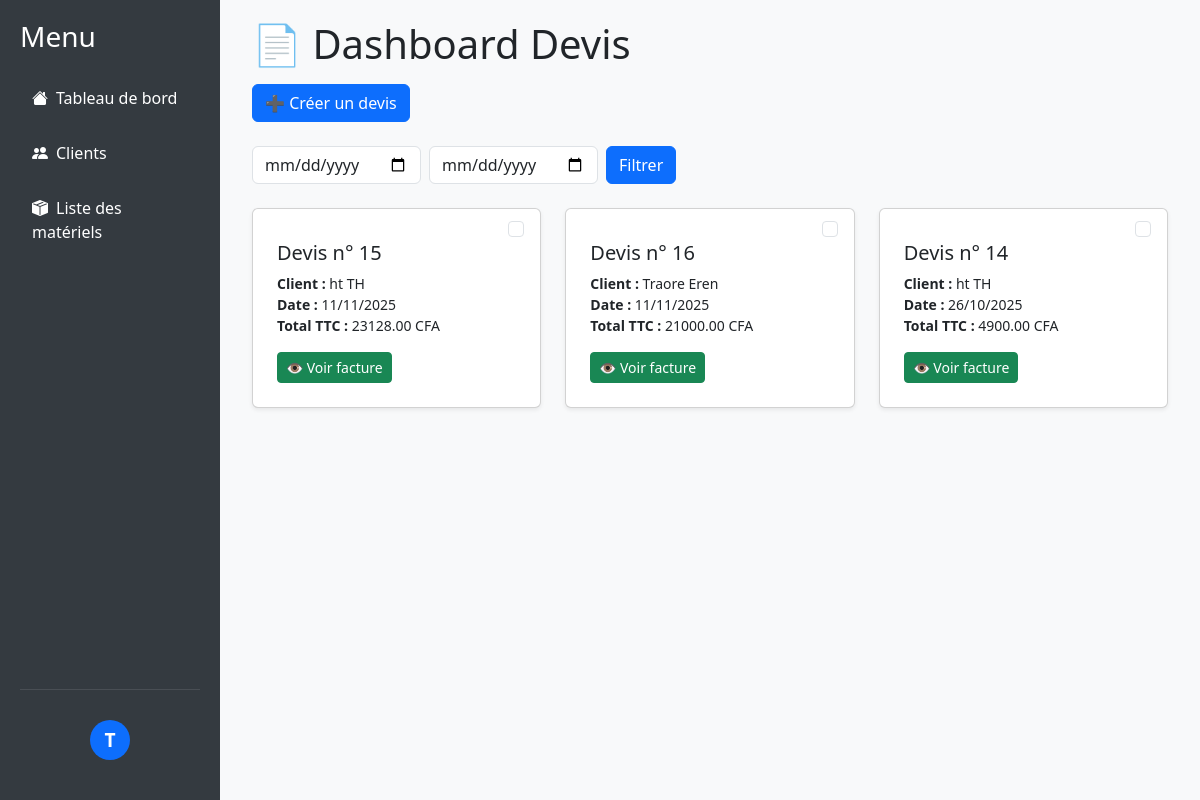
The page / (signed in) on the database its author committed.
### devis_app/models.py (models this page shows, shortened)
class Devis(models.Model):
    utilisateur = models.ForeignKey(User, on_delete=models.CASCADE, related_name="devis", null=True, blank=True)
    point_vente = models.ForeignKey(PointVente, on_delete=models.SET_NULL, null=True, blank=True)
    numero_devis = models.CharField(max_length=20, unique=True, blank=True)
    date_emission = models.DateField(default=now)
    date_validite = models.DateField(default=default_date_validite)
    date_proforma = models.DateField(default=now)
    appliquer_tva = models.BooleanField(default=True)  # <---- Nouveau champ
    REGIME_CHOICES = [
        ('TTC (CFA)', 'TTC (CFA)'),
    ]
    regime_vente = models.CharField(
        max_length=50,
        choices=REGIME_CHOICES,
        default="TTC (CFA)"
    )
    detail_proposition = models.TextField(default='', null=True, blank=True)
    slug = models.SlugField(max_length=100, unique=True, blank=True)
    total_ht = models.DecimalField(max_digits=12, decimal_places=2, default=Decimal('0.00'))
    total_remise = models.DecimalField(max_digits=12, decimal_places=2, default=Decimal('0.00'))
    total_ht_remise = models.DecimalField(max_digits=12, decimal_places=2, default=Decimal('0.00'))
    tva = models.DecimalField(max_digits=5, decimal_places=2, default=Decimal('18.00'))
    total_tva = models.DecimalField(max_digits=12, decimal_places=2, default=Decimal('0.00'))  # <--- Ajouté
    total_ttc = models.DecimalField(max_digits=12, decimal_places=2, default=Decimal('0.00'))
    total_ttc_lettres = models.CharField(max_length=255, blank=True, default='')
    qr_code = models.ImageField(upload_to='qrcodes/', blank=True, null=True)
    client = models.ForeignKey('Client', on_delete=models.SET_NULL, null=True, blank=True, related_name="devis")

class Client(models.Model):
    nom = models.CharField(max_length=100)
    prenom = models.CharField(max_length=100)
    email = models.EmailField()
    telephone = models.CharField(max_length=20, blank=True, null=True)
    adresse = models.CharField(max_length=255, blank=True, null=True)
    date_creation = models.DateTimeField(auto_now_add=True)
    slug = models.SlugField(unique=True, blank=True)
    def __str__(self):
        return f"{self.prenom} {self.nom}"

### devis_app/views.py (the view)
# urls.py: path('', views.dashboard, name='dashboard'),
def dashboard(request):
    date_debut = request.GET.get('date_debut')
    date_fin = request.GET.get('date_fin')
    devis_list = Devis.objects.all().order_by('-date_emission')
    if date_debut and date_fin:
        devis_list = devis_list.filter(
            date_emission__range=[date_debut, date_fin]
        )
    return render(request, 'dashboard.html', {'devis_list': devis_list})

### devis_app/templates/dashboard.html (shortened to what this page needs)
{% extends "base.html" %}
{% block content %}
<div class="container-fluid">
  <div class="d-flex justify-content-between align-items-center mb-3">
      <h1 class="mb-0">📄 Dashboard Devis</h1>
  </div>
  <div class="d-none d-md-flex justify-content-start mb-4 gap-2">
      <a href="{% url 'creer_devis' %}" class="btn btn-primary">➕ Créer un devis</a>
  </div>
  <form method="get" class="row g-2 mb-4">
      <div class="col-12 col-md-auto">
          <input type="date" name="date_debut" class="form-control" placeholder="Date début">
      </div>
      <div class="col-12 col-md-auto">
          <input type="date" name="date_fin" class="form-control" placeholder="Date fin">
      </div>
      <div class="col-12 col-md-auto">
          <button type="submit" class="btn btn-primary w-100">Filtrer</button>
      </div>
  </form>
  <div class="row" id="devisContainer">
      {% for devis in devis_list %}
      <div class="col-12 col-sm-6 col-md-4 mb-3 devis-card" data-id="{{ devis.id }}">
          <div class="card card-devis shadow-sm position-relative p-2">
              <div class="form-check position-absolute top-0 end-0 m-2">
                  <input type="checkbox" name="devis_ids" value="{{ devis.id }}" class="form-check-input check-devis" id="devis{{ devis.id }}">
              </div>
              <div class="card-body mt-2">
                  <h2 class="card-title fs-5">Devis n° {{ devis.id }}</h2>
                  <p class="card-text small">
                      <strong>Client :</strong> {{ devis.client }}<br>
                      <strong>Date :</strong> {{ devis.date_emission|date:"d/m/Y" }}<br>
                      <strong>Total TTC :</strong> {{ devis.total_ttc }} CFA
                  </p>
                  <a href="{% url 'devis_template' slug=devis.slug %}" class="btn btn-success btn-sm">👁 Voir facture</a>
              </div>
          </div>
      </div>
      {% empty %}
      <p class="text-muted text-center">Aucun devis trouvé.</p>
      {% endfor %}
  </div>
</div>
<div class="position-fixed bottom-0 end-0 p-3" style="z-index: 11">
</div>
{% endblock %}

### devis_app/templates/base.html (shortened to what this page needs)
{% load static %}
<!DOCTYPE html>
<html lang="fr">
<head>
    <link href="https://cdn.jsdelivr.net/npm/bootstrap@5.3.2/dist/css/bootstrap.min.css" rel="stylesheet">
    <link href="https://cdn.jsdelivr.net/npm/bootstrap-icons@1.11.1/font/bootstrap-icons.css" rel="stylesheet">
</head>
<body>
    <div class="sidebar d-flex flex-column">
        <div class="flex-grow-1">
            <h3 class="mb-4">Menu</h3>
            <ul class="list-unstyled mb-0">
                <li><a href="{% url 'dashboard' %}"><i class="bi bi-house-fill"></i>Tableau de bord</a></li>
                <li><a href="{% url 'liste_clients' %}"><i class="bi bi-people-fill"></i>Clients</a></li>
                <li><a href="{% url 'liste_materiels' %}"><i class="bi bi-box-seam-fill"></i>Liste des matériels</a></li>
            </ul>
        </div>
        {% if user.is_authenticated %}
        <div class="user-profile">
            <form action="{% url 'logout' %}" method="post" class="m-0">
                <button type="submit" class="btn p-0 border-0 w-100" title="Se déconnecter">
                    <div class="profile-circle">
                        {{ user.username|make_list|first|upper }}
                    </div>
                </button>
            </form>
        </div>
        {% endif %}
    </div>
    <div class="content">
        {% block content %}{% endblock %}
    </div>
</body>
</html>

### devis_app/templates/base.html (style rules this page uses)
body { display: flex; min-height: 100vh; margin: 0; background-color: #f8f9fa; }
.sidebar { min-width: 220px; max-width: 220px; background-color: #343a40; color: white; padding: 20px; display: flex; flex-direction: column; justify-content: space-between; }
.sidebar a { color: white; text-decoration: none; display: block; margin: 15px 0; }
.content { flex: 1; padding: 20px; }
.profile-circle { width: 40px; height: 40px; background-color: #0d6efd; border-radius: 50%; display: flex; align-items: center; justify-content: center; color: white; font-weight: bold; font-size: 1.2rem; margin: 20px auto; cursor: pointer; transition: transform 0.2s; }
.user-profile { margin-top: auto; border-top: 1px solid rgba(255, 255, 255, 0.1); padding-top: 10px; }
.sidebar i { margin-right: 8px; }
.sidebar li a { padding: 8px 12px; border-radius: 5px; transition: all 0.3s ease; }

### devis_app/templates/dashboard.html (style rules this page uses)
.card-devis { min-height: 180px; transition: transform 0.2s ease; }

### rows shown on the page
Devis: id "15", client "ht TH", date_emission "11/11/2025", total_ttc "23128.00"
Devis: id "16", client "Traore Eren", date_emission "11/11/2025", total_ttc "21000.00"
Devis: id "14", client "ht TH", date_emission "26/10/2025", total_ttc "4900.00"

### other values the page prints
{{ user.username|make_list|first|upper }} "T"
